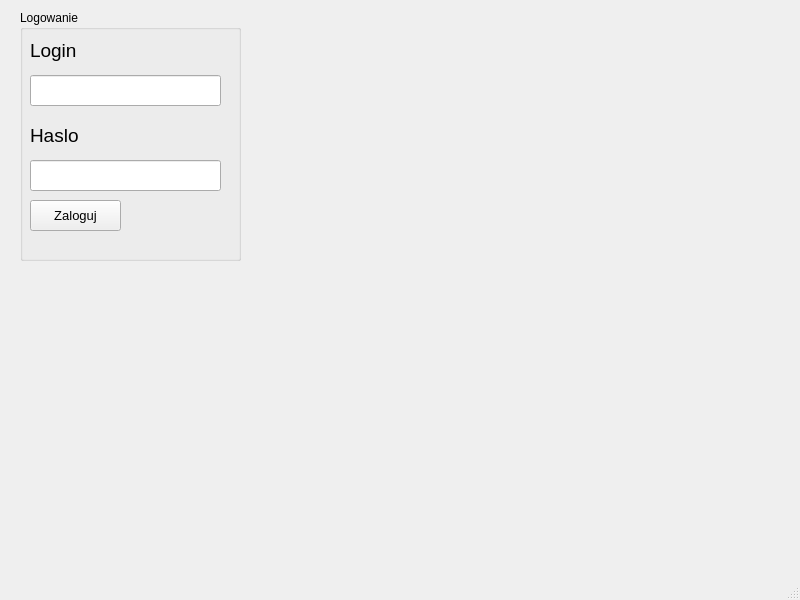
<?xml version="1.0" encoding="UTF-8"?>
<ui version="4.0">
 <class>MainWindow</class>
 <widget class="QMainWindow" name="MainWindow">
  <property name="geometry">
   <rect>
    <x>0</x>
    <y>0</y>
    <width>800</width>
    <height>600</height>
   </rect>
  </property>
  <property name="windowTitle">
   <string>Projekt Manadzer</string>
  </property>
  <property name="styleSheet">
   <string notr="true"/>
  </property>
  <widget class="QWidget" name="centralwidget">
   <widget class="QGroupBox" name="groupBox">
    <property name="geometry">
     <rect>
      <x>20</x>
      <y>10</y>
      <width>221</width>
      <height>251</height>
     </rect>
    </property>
    <property name="title">
     <string>Logowanie</string>
    </property>
    <widget class="QPushButton" name="pushButton_login">
     <property name="geometry">
      <rect>
       <x>10</x>
       <y>190</y>
       <width>91</width>
       <height>31</height>
      </rect>
     </property>
     <property name="font">
      <font>
       <pointsize>10</pointsize>
      </font>
     </property>
     <property name="text">
      <string>Zaloguj</string>
     </property>
    </widget>
    <widget class="QLabel" name="label_2">
     <property name="geometry">
      <rect>
       <x>10</x>
       <y>110</y>
       <width>91</width>
       <height>31</height>
      </rect>
     </property>
     <property name="font">
      <font>
       <pointsize>14</pointsize>
      </font>
     </property>
     <property name="text">
      <string>Haslo</string>
     </property>
    </widget>
    <widget class="QLineEdit" name="lineEdit_haslo">
     <property name="geometry">
      <rect>
       <x>10</x>
       <y>150</y>
       <width>191</width>
       <height>31</height>
      </rect>
     </property>
     <property name="font">
      <font>
       <pointsize>10</pointsize>
      </font>
     </property>
     <property name="echoMode">
      <enum>QLineEdit::Password</enum>
     </property>
    </widget>
    <widget class="QLabel" name="label">
     <property name="geometry">
      <rect>
       <x>10</x>
       <y>25</y>
       <width>81</width>
       <height>31</height>
      </rect>
     </property>
     <property name="font">
      <font>
       <pointsize>14</pointsize>
      </font>
     </property>
     <property name="text">
      <string>Login</string>
     </property>
    </widget>
    <widget class="QLineEdit" name="lineEdit_login">
     <property name="geometry">
      <rect>
       <x>10</x>
       <y>65</y>
       <width>191</width>
       <height>31</height>
      </rect>
     </property>
     <property name="font">
      <font>
       <pointsize>10</pointsize>
      </font>
     </property>
     <property name="inputMask">
      <string/>
     </property>
     <property name="text">
      <string/>
     </property>
    </widget>
   </widget>
  </widget>
  <widget class="QMenuBar" name="menubar">
   <property name="geometry">
    <rect>
     <x>0</x>
     <y>0</y>
     <width>800</width>
     <height>25</height>
    </rect>
   </property>
  </widget>
  <widget class="QStatusBar" name="statusbar"/>
 </widget>
 <resources/>
 <connections/>
</ui>
